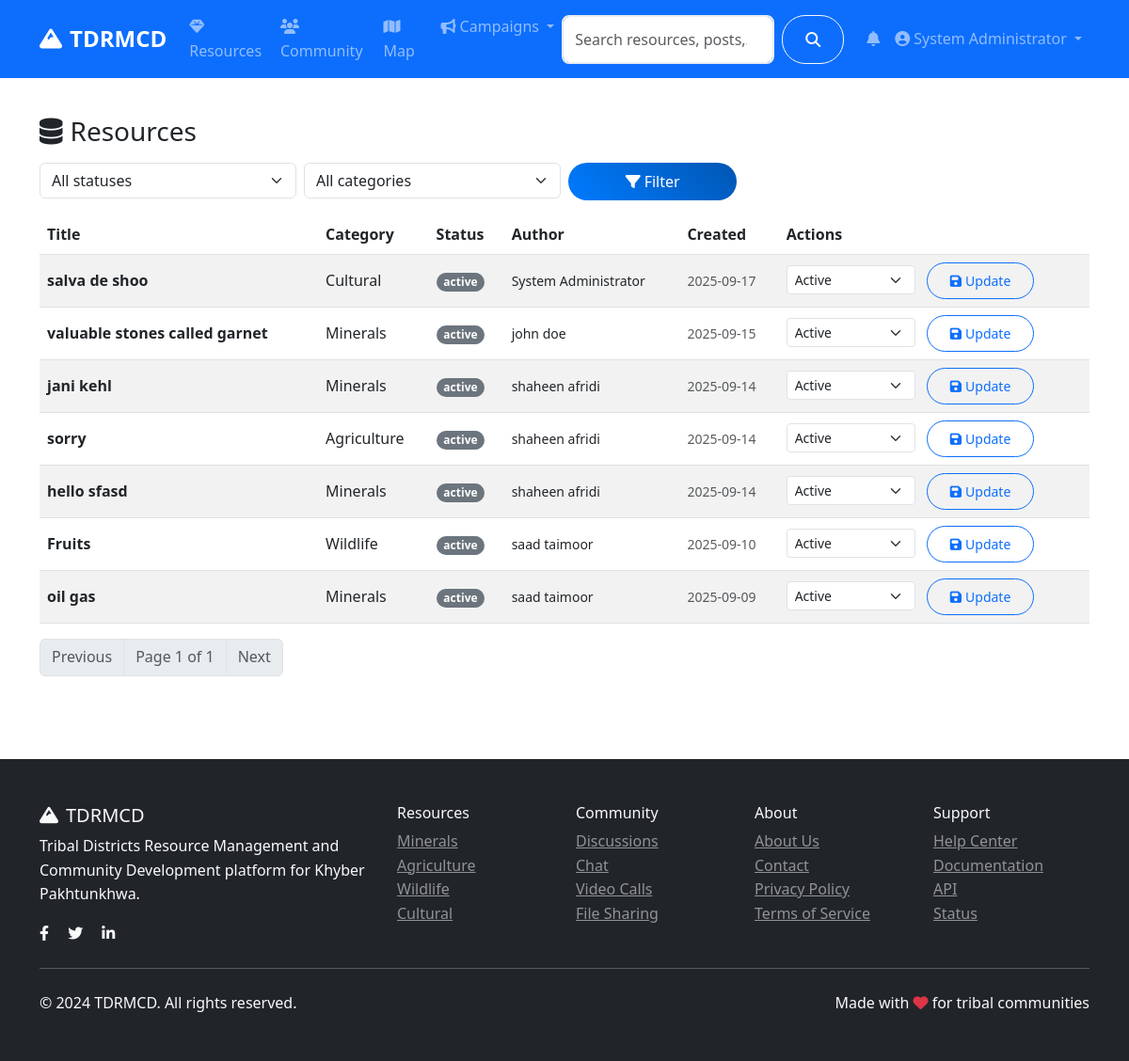
Screenshot of /admin/resources (signed in) with the database file from the repository.
### models.py (models this page shows, shortened)
class User(UserMixin, db.Model):
    id = db.Column(db.Integer, primary_key=True)
    username = db.Column(db.String(80), unique=True, nullable=False)
    email = db.Column(db.String(120), unique=True, nullable=False)
    password_hash = db.Column(db.String(120), nullable=False)
    first_name = db.Column(db.String(50), nullable=False)
    last_name = db.Column(db.String(50), nullable=False)
    role = db.Column(db.String(20), default='user')  # user, admin, researcher
    location = db.Column(db.String(100))
    bio = db.Column(db.Text)
    avatar = db.Column(db.String(200), default='default.jpg')
    is_active = db.Column(db.Boolean, default=True)
    created_at = db.Column(db.DateTime, default=datetime.utcnow)
    last_seen = db.Column(db.DateTime, default=datetime.utcnow)
    resources = db.relationship('Resource', backref='author', lazy='dynamic')
    posts = db.relationship('CommunityPost', backref='author', lazy='dynamic')
    chat_messages = db.relationship('ChatMessage', backref='sender', lazy='dynamic')
    file_submissions = db.relationship(
        'FileSubmission',
        foreign_keys='FileSubmission.submitter_id',
        backref='submitter',
        lazy='dynamic'
    )
    reviewed_submissions = db.relationship(
        'FileSubmission',
        foreign_keys='FileSubmission.reviewed_by',
        backref='reviewer_user',
        lazy='dynamic'
    )
    notifications = db.relationship('Notification', backref='user', lazy='dynamic')
    following = db.relationship('Follow', foreign_keys='Follow.follower_id', backref='follower', lazy='dynamic')
    followers = db.relationship('Follow', foreign_keys='Follow.followed_id', backref='followed', lazy='dynamic')
    def get_full_name(self):
        return f"{self.first_name} {self.last_name}"
    def is_admin(self):
        return self.role == 'admin'

class Resource(db.Model):
    id = db.Column(db.Integer, primary_key=True)
    title = db.Column(db.String(200), nullable=False)
    description = db.Column(db.Text, nullable=False)
    category = db.Column(db.String(50), nullable=False)  # minerals, agriculture, wildlife, cultural
    subcategory = db.Column(db.String(50))  # gas, copper, coal, wheat, etc.
    location = db.Column(db.String(200))
    latitude = db.Column(db.Float)
    longitude = db.Column(db.Float)
    economic_value = db.Column(db.String(100))
    sustainability_info = db.Column(db.Text)
    image_url = db.Column(db.String(200))
    attachment_filename = db.Column(db.String(200))  # Stored filename
    attachment_original_name = db.Column(db.String(200))  # Original filename
    attachment_file_type = db.Column(db.String(50))  # File extension
    attachment_file_size = db.Column(db.Integer)  # File size in bytes
    attachment_reference = db.Column(db.Text)  # Required reference for validation
    status = db.Column(db.String(20), default='active')  # active, inactive, under_review
    author_id = db.Column(db.Integer, db.ForeignKey('user.id'), nullable=False)
    created_at = db.Column(db.DateTime, default=datetime.utcnow)
    updated_at = db.Column(db.DateTime, default=datetime.utcnow, onupdate=datetime.utcnow)

### routes/admin.py (the view)
@admin_bp.route('/resources')
@login_required
@admin_required
def resources():
    page = request.args.get('page', 1, type=int)
    status = request.args.get('status', 'all')
    category = request.args.get('category', 'all')
    query = Resource.query
    if status != 'all':
        query = query.filter_by(status=status)
    if category != 'all':
        query = query.filter_by(category=category)
    resources = query.order_by(Resource.created_at.desc()).paginate(
        page=page, per_page=20, error_out=False
    )
    return render_template('admin/resources.html', resources=resources, status=status, category=category)

### app.py (called while the page is built)
@login_manager.user_loader
def load_user(user_id):
    return User.query.get(int(user_id))

### routes/admin.py (called while the page is built)
def admin_required(f):
    @wraps(f)
    def decorated_function(*args, **kwargs):
        if not current_user.is_authenticated or not current_user.is_admin():
            flash('Access denied. Admin privileges required.', 'error')
            return redirect(url_for('main.index'))
        return f(*args, **kwargs)
    return decorated_function

### templates/admin/resources.html (shortened to what this page needs)
{% extends "base.html" %}
{% block content %}
<div class="container py-4">
    <div class="d-flex justify-content-between align-items-center mb-3">
        <h3 class="mb-0"><i class="fas fa-database me-2"></i>Resources</h3>
    </div>
    <form class="row g-2 mb-3" method="get">
        <div class="col-sm-4 col-md-3">
            <select class="form-select" name="status">
                <option value="all" {% if status=='all' %}selected{% endif %}>All statuses</option>
            </select>
        </div>
        <div class="col-sm-4 col-md-3">
            <select class="form-select" name="category">
                <option value="all" {% if category=='all' %}selected{% endif %}>All categories</option>
            </select>
        </div>
        <div class="col-sm-4 col-md-2">
            <button class="btn btn-primary w-100" type="submit"><i class="fas fa-filter me-1"></i>Filter</button>
        </div>
    </form>
    {% if resources and resources.items %}
    <div class="table-responsive">
        <table class="table table-striped align-middle">
            <thead>
                <tr>
                    <th>Title</th>
                    <th>Category</th>
                    <th>Status</th>
                    <th>Author</th>
                    <th>Created</th>
                    <th>Actions</th>
                </tr>
            </thead>
            <tbody>
                {% for r in resources.items %}
                <tr>
                    <td class="fw-semibold">{{ r.title }}</td>
                    <td class="text-capitalize">{{ r.category }}</td>
                    <td>
                        <span class="badge bg-secondary">{{ r.status }}</span>
                    </td>
                    <td class="small">{{ r.author.get_full_name() }}</td>
                    <td class="small text-muted">{{ r.created_at.strftime('%Y-%m-%d') if r.created_at }}</td>
                    <td>
                        <form action="{{ url_for('admin.change_resource_status', resource_id=r.id) }}" method="post" class="d-inline">
                            <select name="status" class="form-select form-select-sm d-inline w-auto me-2">
                                <option value="active" {% if r.status=='active' %}selected{% endif %}>Active</option>
                            </select>
                            <button class="btn btn-sm btn-outline-primary" type="submit">
                                <i class="fas fa-save me-1"></i>Update
                            </button>
                        </form>
                    </td>
                </tr>
                {% endfor %}
            </tbody>
        </table>
    </div>
    <nav aria-label="Pagination">
        <ul class="pagination">
            {% if resources.has_prev %}
            <li class="page-item"><a class="page-link" href="{{ url_for('admin.resources', page=resources.prev_num, status=status, category=category) }}">Previous</a></li>
            {% else %}
            <li class="page-item disabled"><span class="page-link">Previous</span></li>
            {% endif %}
            <li class="page-item disabled"><span class="page-link">Page {{ resources.page }} of {{ resources.pages }}</span></li>
            {% if resources.has_next %}
            <li class="page-item"><a class="page-link" href="{{ url_for('admin.resources', page=resources.next_num, status=status, category=category) }}">Next</a></li>
            {% else %}
            <li class="page-item disabled"><span class="page-link">Next</span></li>
            {% endif %}
        </ul>
    </nav>
    {% else %}
    <div class="alert alert-info">No resources found.</div>
    {% endif %}
</div>
{% endblock %}

### templates/base.html (shortened to what this page needs)
<!DOCTYPE html>
<html lang="en">
<head>
    <link href="https://cdn.jsdelivr.net/npm/bootstrap@5.3.0/dist/css/bootstrap.min.css" rel="stylesheet">
    <link rel="stylesheet" href="https://cdnjs.cloudflare.com/ajax/libs/font-awesome/6.4.0/css/all.min.css">
    <link rel="stylesheet" href="https://unpkg.com/leaflet@1.9.4/dist/leaflet.css">
    <link rel="stylesheet" href="{{ url_for('static', filename='css/style.css') }}">
</head>
<body>
    <nav class="navbar navbar-expand-lg navbar-dark bg-primary sticky-top">
        <div class="container">
            <a class="navbar-brand fw-bold" href="{{ url_for('main.index') }}">
                <i class="fas fa-mountain me-2"></i>TDRMCD
            </a>
            <div class="collapse navbar-collapse" id="navbarNav">
                <ul class="navbar-nav me-auto">
                    <li class="nav-item">
                        <a class="nav-link" href="{{ url_for('resources.index') }}">
                            <i class="fas fa-gem me-1"></i>Resources
                        </a>
                    </li>
                    <li class="nav-item">
                        <a class="nav-link" href="{{ url_for('community.index') }}">
                            <i class="fas fa-users me-1"></i>Community
                        </a>
                    </li>
                    <li class="nav-item">
                        <a class="nav-link" href="{{ url_for('main.map_view') }}">
                            <i class="fas fa-map me-1"></i>Map
                        </a>
                    </li>
                    <li class="nav-item dropdown">
                        <a class="nav-link dropdown-toggle" href="#" role="button" data-bs-toggle="dropdown">
                            <i class="fas fa-bullhorn me-1"></i>Campaigns
                        </a>
                    </li>
                </ul>
                <form class="d-flex me-3 search-form no-loading" action="{{ url_for('main.search') }}" method="GET" onsubmit="return TDRMCD.validateSearch(event);">
                    <input class="form-control me-2" type="search" name="q" id="navbar-search" placeholder="Search resources, posts, users..." value="{{ request.args.get('q', '') }}">
                    <button class="btn btn-outline-light" type="submit">
                        <i class="fas fa-search"></i>
                    </button>
                </form>
                <ul class="navbar-nav">
                    {% if current_user.is_authenticated %}
                        <li class="nav-item dropdown">
                            <a class="nav-link" href="#" role="button" data-bs-toggle="dropdown" aria-expanded="false">
                                <span class="position-relative">
                                    <i class="fas fa-bell"></i>
                                </span>
                            </a>
                        </li>
                        <li class="nav-item dropdown">
                            <a class="nav-link dropdown-toggle" href="#" role="button" data-bs-toggle="dropdown">
                                <i class="fas fa-user-circle me-1"></i>{{ current_user.get_full_name() }}
                            </a>
                        </li>
                    {% endif %}
                </ul>
            </div>
        </div>
    </nav>
    <main>
        {% block content %}{% endblock %}
    </main>
    <footer class="bg-dark text-light py-5 mt-5">
        <div class="container">
            <div class="row">
                <div class="col-md-4">
                    <h5><i class="fas fa-mountain me-2"></i>TDRMCD</h5>
                    <p>Tribal Districts Resource Management and Community Development platform for Khyber Pakhtunkhwa.</p>
                    <div class="social-links">
                        <a href="#" class="text-light me-3"><i class="fab fa-facebook-f"></i></a>
                        <a href="#" class="text-light me-3"><i class="fab fa-twitter"></i></a>
                        <a href="#" class="text-light me-3"><i class="fab fa-linkedin-in"></i></a>
                    </div>
                </div>
                <div class="col-md-2">
                    <h6>Resources</h6>
                    <ul class="list-unstyled">
                        <li><a href="{{ url_for('resources.by_category', category='minerals') }}" class="text-light-50">Minerals</a></li>
                        <li><a href="{{ url_for('resources.by_category', category='agriculture') }}" class="text-light-50">Agriculture</a></li>
                        <li><a href="{{ url_for('resources.by_category', category='wildlife') }}" class="text-light-50">Wildlife</a></li>
                        <li><a href="{{ url_for('resources.by_category', category='cultural') }}" class="text-light-50">Cultural</a></li>
                    </ul>
                </div>
                <div class="col-md-2">
                    <h6>Community</h6>
                    <ul class="list-unstyled">
                        <li><a href="{{ url_for('community.index') }}" class="text-light-50">Discussions</a></li>
                        <li><a href="{{ url_for('community.chat') }}" class="text-light-50">Chat</a></li>
                        <li><a href="{{ url_for('community.video_calls') }}" class="text-light-50">Video Calls</a></li>
                        <li><a href="{{ url_for('community.files') }}" class="text-light-50">File Sharing</a></li>
                    </ul>
                </div>
                <div class="col-md-2">
                    <h6>About</h6>
                    <ul class="list-unstyled">
                        <li><a href="{{ url_for('main.about') }}" class="text-light-50">About Us</a></li>
                        <li><a href="{{ url_for('main.contact') }}" class="text-light-50">Contact</a></li>
                        <li><a href="{{ url_for('auth.privacy_policy') }}" class="text-light-50">Privacy Policy</a></li>
                        <li><a href="{{ url_for('auth.terms_of_service') }}" class="text-light-50">Terms of Service</a></li>
                    </ul>
                </div>
                <div class="col-md-2">
                    <h6>Support</h6>
                    <ul class="list-unstyled">
                        <li><a href="{{ url_for('main.help_center') }}" class="text-light-50">Help Center</a></li>
                        <li><a href="{{ url_for('main.documentation') }}" class="text-light-50">Documentation</a></li>
                        <li><a href="{{ url_for('main.api_page') }}" class="text-light-50">API</a></li>
                        <li><a href="{{ url_for('main.status_page') }}" class="text-light-50">Status</a></li>
                    </ul>
                </div>
            </div>
            <hr class="my-4">
            <div class="row align-items-center">
                <div class="col-md-6">
                    <p class="mb-0">&copy; 2024 TDRMCD. All rights reserved.</p>
                </div>
                <div class="col-md-6 text-md-end">
                    <p class="mb-0">Made with <i class="fas fa-heart text-danger"></i> for tribal communities</p>
                </div>
            </div>
        </div>
    </footer>
</body>
</html>

### static/css/style.css (style rules this page uses)
:root { --primary-color: #007bff; --secondary-color: #6c757d; --success-color: #28a745; --info-color: #17a2b8; --warning-color: #ffc107; --danger-color: #dc3545; --light-color: #f8f9fa; --dark-color: #343a40; }
body { font-family: 'Segoe UI', Tahoma, Geneva, Verdana, sans-serif; line-height: 1.6; }
.navbar-brand { font-size: 1.5rem; font-weight: 700; }
.btn { border-radius: 25px; padding: 0.5rem 1.5rem; font-weight: 500; transition: all 0.3s ease; cursor: pointer; }
.btn-primary { background: linear-gradient(45deg, var(--primary-color), #0056b3); border: none; }
.form-control { border-radius: 8px; border: 2px solid #e9ecef; padding: 0.75rem; transition: all 0.3s ease; }
.badge { font-size: 0.75rem; padding: 0.35em 0.65em; border-radius: 15px; }
.text-light-50 { color: rgba(255, 255, 255, 0.5) !important; }

### rows the page displays
User: get_full_name "System Administrator"
Resource: title "salva de shoo", category "Cultural", status "active", author.get_full_name "System Administrator", created_at "2025-09-17", status "Active"
Resource: title "valuable stones called garnet", category "Minerals", status "active", author.get_full_name "john doe", created_at "2025-09-15", status "Active"
Resource: title "jani kehl", category "Minerals", status "active", author.get_full_name "shaheen afridi", created_at "2025-09-14", status "Active"
Resource: title "sorry", category "Agriculture", status "active", author.get_full_name "shaheen afridi", created_at "2025-09-14", status "Active"
Resource: title "hello sfasd", category "Minerals", status "active", author.get_full_name "shaheen afridi", created_at "2025-09-14", status "Active"
Resource: title "Fruits", category "Wildlife", status "active", author.get_full_name "saad taimoor", created_at "2025-09-10", status "Active"
Resource: title "oil gas", category "Minerals", status "active", author.get_full_name "saad taimoor", created_at "2025-09-09", status "Active"

### other values shown
{{ resources.page }} "1"
{{ resources.pages }} "1"
